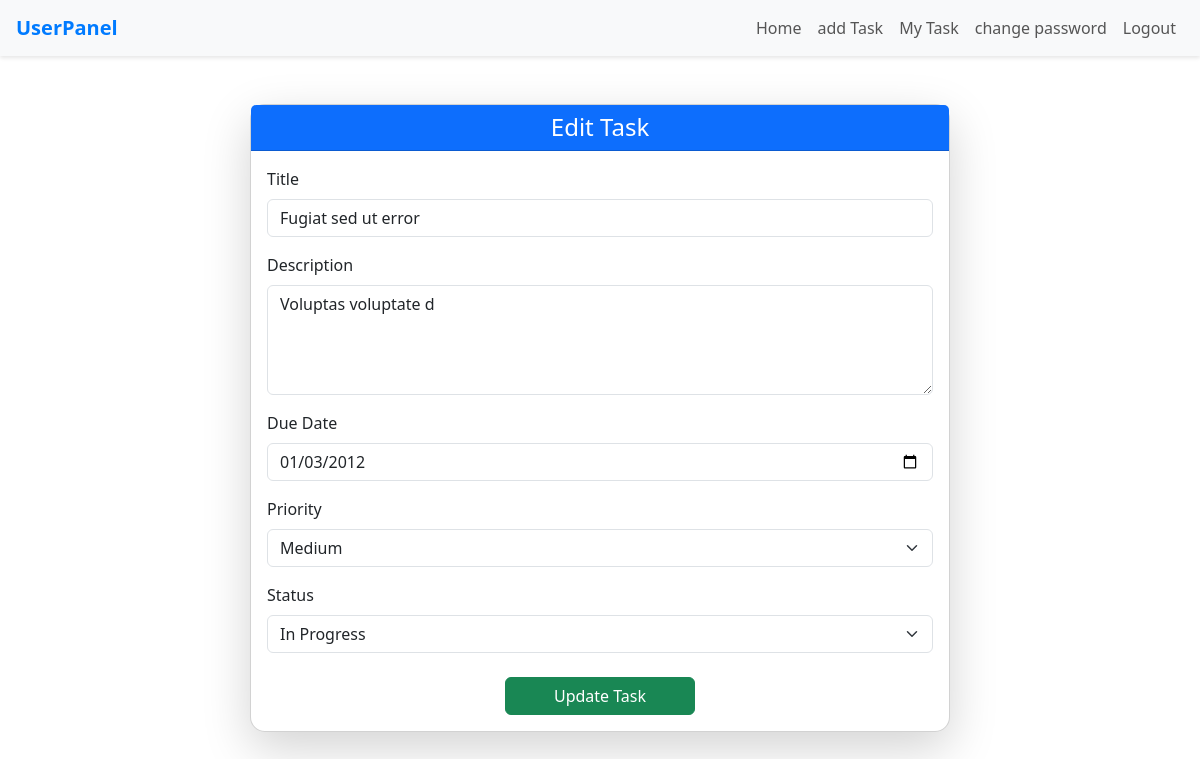
/editTask/8, run on the app's committed database.
### task_app/models.py (models this page shows)
class taskModel(models.Model):
    my=[
        ('pending','Pending'),
        ('in_progress','InProgress'),
        ('completed','Completed'),
    ]
    user = models.ForeignKey(CustumUserModel, on_delete=models.CASCADE, null=True)
    title = models.CharField(max_length=100, null=True)
    description = models.TextField(null=True)
    due_date = models.DateField(null=True)
    priority = models.CharField(choices=[('low','Low'),('medium','Medium'),('high','High')], max_length=100, null=True)
    status = models.CharField(choices=my, max_length=100, null=True)

### task_app/views.py (the view, shortened to what this page needs)
# urls.py: path('editTask/<str:id>', editTask, name='editTask'),
def editTask(request,id):
    taskData = taskModel.objects.get(id=id)
    return render(request, 'editTask.html', {'task': taskData})

### task_app/templates/editTask.html (shortened to what this page needs)
{% extends 'master.html' %}
{% block body %}
<div class="container py-5">
  <div class="card shadow-lg mx-auto" style="max-width: 700px; border-radius: 15px;">
    <div class="card-header bg-primary text-white text-center">
      <h4 class="mb-0">Edit Task</h4>
    </div>
    <div class="card-body">
      <form method="POST">
        <div class="mb-3">
          <label for="title" class="form-label">Title</label>
          <input type="text" class="form-control" id="title" name="title" value="{{task.title}}" placeholder="Enter task title" required>
        </div>
        <div class="mb-3">
          <label for="description" class="form-label">Description</label>
          <textarea class="form-control" id="description" name="description" rows="4" placeholder="Task details...">{{task.description}}</textarea>
        </div>
        <div class="mb-3">
          <label for="due_date" class="form-label">Due Date</label>
          <input type="date" class="form-control" id="due_date" value="{{task.due_date|date:'Y-m-d'}}" name="due_date" required>
        </div>
        <div class="mb-3">
          <label for="priority" class="form-label">Priority</label>
          <select class="form-select" id="priority" name="priority" required>
            <option value="medium" {% if task.priority == 'medium' %}
              selected
            {% endif %}>Medium</option>
          </select>
        </div>
        <div class="mb-4">
          <label for="status" class="form-label">Status</label>
          <select class="form-select" id="status" name="status" required>
            <option value="in_progress" {% if task.status == 'in_progress' %}
              selected
            {% endif %}>In Progress</option>
          </select>
        </div>
        <div class="text-center">
          <button type="submit" class="btn btn-success px-5">Update Task</button>
        </div>
      </form>
    </div>
  </div>
</div>
{% endblock %}

### data on the page
taskModel: title "Fugiat sed ut error", description "Voluptas voluptate d", due_date "01/03/2012", priority "Medium", status "In Progress"
